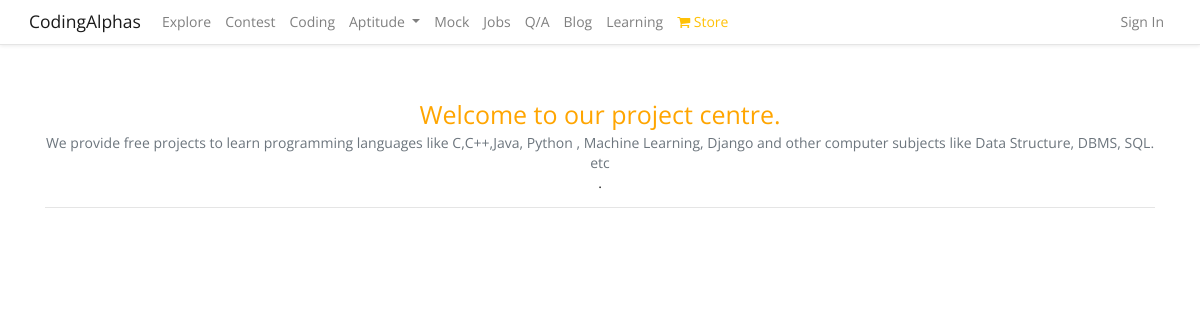
The page /projects/ on the database as committed earlier.
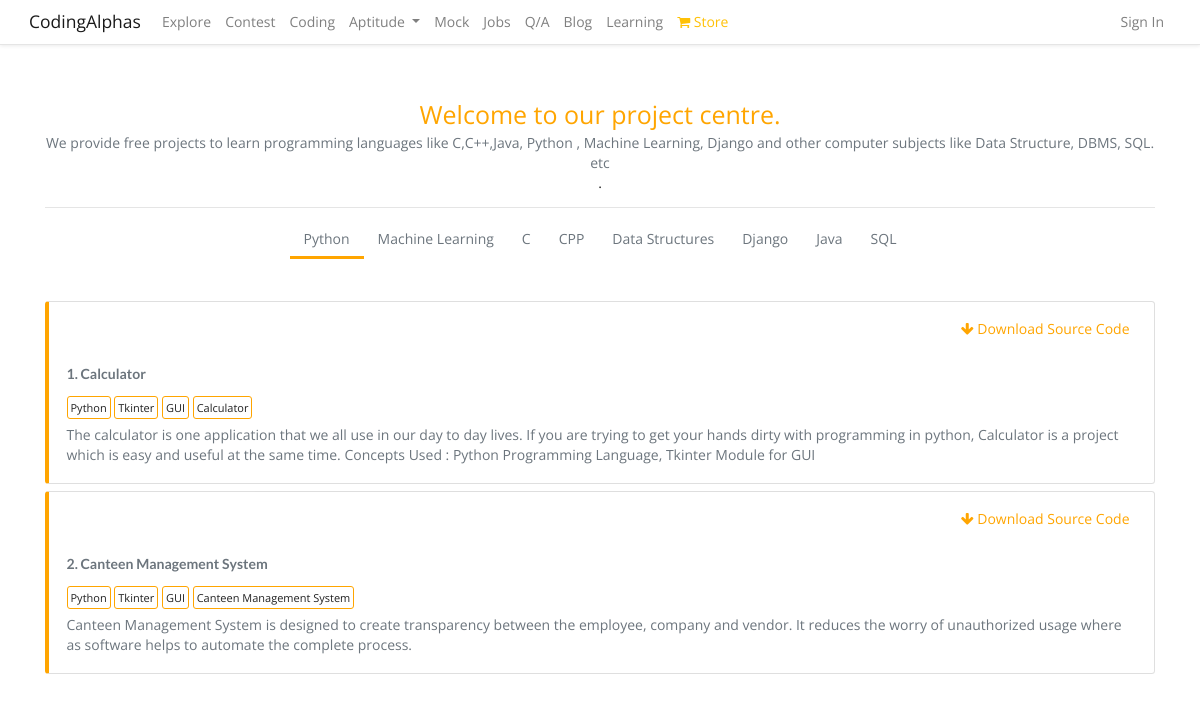
The same page on the database as committed later.
### project/models.py (models this page shows, shortened)
class Category(models.Model):
    name = models.CharField(max_length = 1000,blank = True,unique = True)

class Project(models.Model):
    title = models.CharField(max_length = 1000,blank = True,unique = True)
    language =  models.ForeignKey(Category, related_name='languagecategory', to_field='name', on_delete=models.CASCADE)
    tags = models.CharField(max_length = 1000,blank = True)
    description = models.TextField(blank = True)
    link = models.TextField(blank = True)

### project/views.py (the view)
# urls.py: path("projects/",include("project.urls")),
def project(request):
    context = {}
    context['category'] = Category.objects.all()
    return render(request,'project/project.html',context)

### coding/context_processors.py (called while the page is built)
def data(request):
    companies = Company.objects.all().order_by('company_name')
    return {"company":companies}

### coding/models.py (called while the page is built)
    def __str__(self):
        return self.company_name

### coding/templatetags/shortcut.py (called while the page is built)
@register.filter
def json(value):
    value = value.split(",")
    return value

### project/templates/project/project.html (shortened to what this page needs)
{% extends 'coding/base.html' %}
{% load shortcut %}
{% block navbar %}
{% include 'coding/header.html' %}
{% endblock %}
{% block body %}
<div class="container">
    <div class="row">
        <div class="col-12 mt-5">
            <center>
           <p class="" style="color:#FFA500;font-size: 25px;">
               Welcome to our project centre.
           </p>
        </center>
           <center>
           <p class="text-muted">
            We provide free projects to learn programming languages like C,C++,Java, Python , Machine Learning, Django and other computer subjects like Data Structure, DBMS, SQL. etc
            </p>.
        </center>
        <hr>
        </div>
        <div class="col-12">
            <div class="tablt " style="display: flex; justify-content: space-around;" >
                <nav>
                    <div class="nav " id="nav-tab" role="tablist">
                        {% for data in category %}
                      <a  class="nav-item nav-link {% if forloop.counter == 1%} active {% endif %} text-muted"  id="navh{{data.id}}" data-toggle="tab" href="#navtb{{data.id}}" role="tab" aria-controls="nav-home" aria-selected="true">{{data.name}}</a>
                      {% endfor %}
                    </div>
                  </nav>
            </div>
        </div>
        <div class="col-12">
            <div class="tab-content mt-5" id="nav-tabContent">
                {% for data in category %}
                <div class="tab-pane fade {% if forloop.counter == 1%} show active {% endif %}" id="navtb{{data.id}}" role="tabpanel" aria-labelledby="nav-home-tab">
                    {% if data.languagecategory.all.count  == 0 %}
                    <center>
                    <p class="text-muted " style="margin-top: 150px;">
                        We don't have projects under this category right now.
                    </p>
                </center>
                    {% else %}
                    {% for df in data.languagecategory.all %}
                    <div class="card mt-2" style="width: 100%; border-left:4px solid #FFA500">
                        <div class="card-body">
                            <div style="display: flex; justify-content: flex-end;">
                                <a class="mr-2" href="{{df.link}}" style="text-decoration: none; color:#FFA500;"><i class="fa fa-arrow-down" aria-hidden="true"></i> Download Source Code</a>
                            </div>
                           <h5 class="text-muted">{{forloop.counter}}. {{df.title}}</h5>
                           <div class="mb-2">
                               {% for i in df.tags|json %}
                                    <a class="tags" style="font-size: 11px; border:1px solid #FFA500; border-radius: 3px; padding:3px;">{{i}}</a>
                               {% endfor %}
                           </div>
                           <div >
                           <p style="font-size: 14px; "class="text-muted">{{df.description|safe}}</p>
                        </div>
                        </div>
                    </div>
                    {% endfor %}
                    {% endif %}
                </div>
                {% endfor %}
              </div>
        </div>
    </div>
</div>
{% endblock %}

### coding/templates/coding/base.html (shortened to what this page needs)
{% load static %}
<!DOCTYPE html5>
<html>
    <head>
            <link rel="stylesheet" href="https://maxcdn.bootstrapcdn.com/bootstrap/4.5.0/css/bootstrap.min.css">
            <link rel="stylesheet" href="https://cdnjs.cloudflare.com/ajax/libs/font-awesome/4.7.0/css/font-awesome.min.css"><link rel="stylesheet" href="https://cdnjs.cloudflare.com/ajax/libs/semantic-ui/2.3.1/semantic.min.css">
            <link href="https://unpkg.com/aos@2.3.1/dist/aos.css" rel="stylesheet">
    </head>
    <body style="margin-top: 55px; background-color: #FFF; ">
        {% block navbar %}
        {% endblock %}
        {% block body %}
        {% endblock %}
    </body>
</html>

### coding/templates/coding/header.html (shortened to what this page needs)
<nav class="navbar navbar-expand-lg navbar-light bg-white fixed-top shadow-sm" style=" background-color:white; height:45px; border-bottom: 1px solid rgb(0,0,0,0.1); ;">
  <div class="container-fluid">
  <a class="navbar-brand pb-2" href="/">CodingAlphas</a>
  <div class="collapse navbar-collapse justify-content-between" id="navbarNavDropdown" style="font-size: 14px;">
      <ul class="navbar-nav">
        <li class="nav-item">
          <a class="nav-link" href="{% url 'explore' %}">Explore</a>
        </li>
        <li class="nav-item"><a class="nav-link" href="#">Contest</a></li>
        <li class="nav-item">
          <a class="nav-link" href="{% url 'coding' %}">Coding</a>
        </li>
          <li class="nav-item dropdown" >
              <a class="nav-link dropdown-toggle"  id="navbarDropdownMenuLink" data-toggle="dropdown" aria-haspopup="true" aria-expanded="false">Aptitude </a>
          </li>
            <li class="nav-item"><a class="nav-link" href="{% url 'mock_test' %}">Mock</a></li>
            <li class="nav-item">
              <a class="nav-link " href="{% url 'scrapper' %}">Jobs</a>
            </li>
            <li class="nav-item">
                <a class="nav-link " href="{% url 'discussion' %}">Q/A</a>
              </li>
              <li class="nav-item">
                <a class="nav-link " href="{% url 'blogs' %}">Blog</a>
              </li>
              <li class="nav-item">
                <a class="nav-link" href="{% url 'learning' %}">Learning</a>
              </li>
              <li class="nav-item dropdown" >
                <a class="nav-link text-warning "  id="navbarDropdownMenuLink" data-toggle="dropdown" aria-haspopup="true" aria-expanded="false"><i class="fa fa-shopping-cart"></i> Store</a>
              </li>
            </ul>
            <ul class="navbar-nav">
          {% if request.user.is_authenticated %}
          <li class="nav-item">
            <a class="nav-link btn btn-sm btn-outline-warning text-warning p-1 mt-1 mr-2" href="{% url 'coding' %}"><i class="fa fa-star"></i> Premium</a>
          </li>
          <li class="nav-item dropdown ml-auto">
            <a class="nav-link mt-1 mr-2 pr-3 border-right" href="#" id="navbarDropdownMenuLink" data-toggle="dropdown" aria-haspopup="true" aria-expanded="false">
            <i class="fa fa-bell-o"></i>
            </a>
            <div class="dropdown-menu dropdown-menu-right" aria-labelledby="navbarDropdownMenuLink" style="font-size: 13px; width:400px; height:300px; padding:10px;">
              <div style="">
              <div class="border-bottom" style="height:250px;">
              </div>
              <div style="display: flex; justify-content: center;">
                <a class="mt-2" style="text-decoration: none; color:#C92C60;"> Read More..</a>
              </div>
            </div>
            </div>
          </li>
        <li class="nav-item dropdown ml-auto" style="display: flex; flex-direction: row;">
          <a class="mt-1">
            <img src="/media/{{user.profile.avatar}}" style="width:30px; border-radius:50%">
          </a>
          <a class="nav-link dropdown-toggle" href="#" id="navbarDropdownMenuLink" data-toggle="dropdown" aria-haspopup="true" aria-expanded="false">
            {{request.user}}
          </a>
          <div class="dropdown-menu dropdown-menu-right" aria-labelledby="navbarDropdownMenuLink" style="font-size: 13px;">
            <a class="dropdown-item" href="{% url 'profile' %}"><i class="fa fa-user-o" aria-hidden="true"></i> Profile</a>
            <a class="dropdown-item" href="{% url 'bookmark' %}"><i class="fa fa-bookmark-o" aria-hidden="true"></i> Bookmarks</a>
            <a class="dropdown-item" href="{% url 'notebook' %}">
              <i class="fa fa-sticky-note-o" aria-hidden="true"></i> Notebook</a>
            <a class="dropdown-item" href="{% url 'playground' %}"> <i class="fa fa-code"></i>
              PlayGround</a>
              <a class="dropdown-item" href="{% url 'playground' %}"> <i class="fa fa-bell-o" aria-hidden="true"></i>
               Activity Centre</a>
            <a class="dropdown-item" href="{% url 'profile' %}"><i class="fa fa-bar-chart" aria-hidden="true"></i> Progress</a>
            <a class="dropdown-item" href="{% url 'logout' %}"> <i class="fa fa-sign-out" aria-hidden="true"></i> Sign Out</a>
          </div>
        </li>
        {% else %}
        <li class="nav-item">
          <a class="nav-link " href="{% url 'login' %}">Sign In</a>
        </li>
        {% endif%}
      </ul>
  </div>
</div>
</nav>

Rows that differ between the two databases and show on the page:
added Category: name "Python"
added Category: name "Machine Learning"
added Category: name "C"
added Category: name "CPP"
added Category: name "Data Structures"
added Category: name "Django"
added Category: name "Java"
added Category: name "SQL"
added Project: title "Calculator", tags "Python" "Tkinter" "GUI" "Calculator", description "The calculator is one application that we all use in our day to day lives. If you are trying to get your hands dirty with programming in python, Calculator is a project which is easy and useful at the same time. Concepts Used : Python Programming Language, Tkinter Module for GUI"
added Project: title "Canteen Management System", tags "Python" "Tkinter" "GUI" "Canteen Management System", description "Canteen Management System is designed to create transparency between the employee, company and vendor. It reduces the worry of unauthorized usage where as software helps to automate the complete process."
